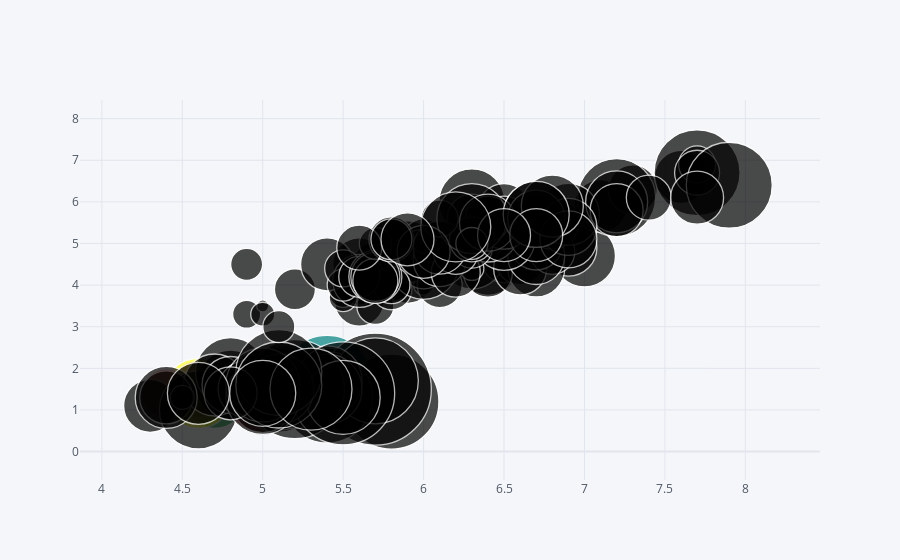

The notebook cell saved with this chart:
### Code cell
df.iplot(kind = 'bubble' , x = 'sepal_length' , y = 'petal_length',size = 'sepal_width')

### Figure 1 — Plotly figure (JSON) as saved in the notebook; plotly's stock layout.template omitted (floating-point values rounded to 4 significant figures; data arrays with more than 128 entries replaced by an {"elided": "..."} marker saying what was removed)
{"data": [{"marker": {"color": ["rgb(255, 153, 51)", "rgb(55, 128, 191)", "rgb(50, 171, 96)", "rgb(128, 0, 128)", "rgb(219, 64, 82)", "rgb(0, 128, 128)", "rgb(255, 255, 51)", "rgb(128, 128, 0)", "rgb(251, 128, 114)", "rgb(128, 177, 211)"], "line": {"width": 1.3}, "size": {"elided": "150 int values"}, "symbol": "circle"}, "mode": "markers", "text": "", "type": "scatter", "x": {"elided": "150 float values"}, "y": {"elided": "150 float values"}}], "layout": {"autosize": true, "legend": {"bgcolor": "#F5F6F9", "font": {"color": "#4D5663"}}, "paper_bgcolor": "#F5F6F9", "plot_bgcolor": "#F5F6F9", "title": {"font": {"color": "#4D5663"}}, "xaxis": {"autorange": true, "gridcolor": "#E1E5ED", "range": [3.745, 8.648], "showgrid": true, "tickfont": {"color": "#4D5663"}, "title": {"font": {"color": "#4D5663"}, "text": ""}, "type": "linear", "zerolinecolor": "#E1E5ED"}, "yaxis": {"autorange": true, "gridcolor": "#E1E5ED", "range": [-9.24, 15.23], "showgrid": true, "tickfont": {"color": "#4D5663"}, "title": {"font": {"color": "#4D5663"}, "text": ""}, "type": "linear", "zerolinecolor": "#E1E5ED"}}}
